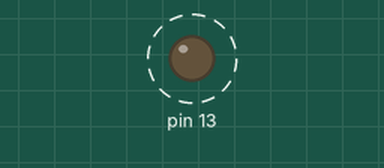
Simulated run of this sketch. Board: Arduino Uno, built with avr-gcc and run on an emulated ATmega328P. Shown: output pins drawn as LEDs (lit = HIGH). Dashed ring = blinking.

Above: at 0.2 s.
Timing chart, 0 to 3.0 s (numbered marks = the images above):
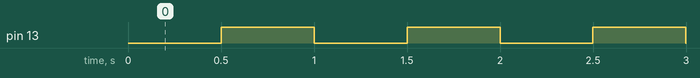

The sketch:

FUWMAHRIRSB5TH7.ino
```cpp
// GPIO as output
 /*Masking technique, using bit manipulation*/
#ifndef F_CPU
#define F_CPU 16000000UL
#endif
#include <avr/io.h> // Thi s header def i nes al l t he I nput / Out put Regi st er s f or al l AVR
#include <util/delay.h> /// Thi s header f i l e def i nes t wo f unct i ons, _del ay_ms ( mi l l i second

int main(void) {
  DDRB |= (1 << 5); //Set port B5 as output
  TCCR1B |= (1 << CS12); // TTCR1B used to set mode for timer, setup timer1 (16 bit) since
  Serial.begin(9600);
  while (1) {
    // Serial.println(TCNT1);
    if (TCNT1 >= 31248) { // TCNT1 will hold the value count incrementingly, if it counts up over the target time, toggle the port and reset timer
      //if the TTC above the prescaler, the LED dont blink
      PORTB ^= (1 << 5); // toggle the port B5
      TCNT1 = 0; // Reset timer coutner
    }
  }
}
```

Measured:
- by itself, pin 13: alternates HIGH for 0.50 s and LOW for 0.50 s
